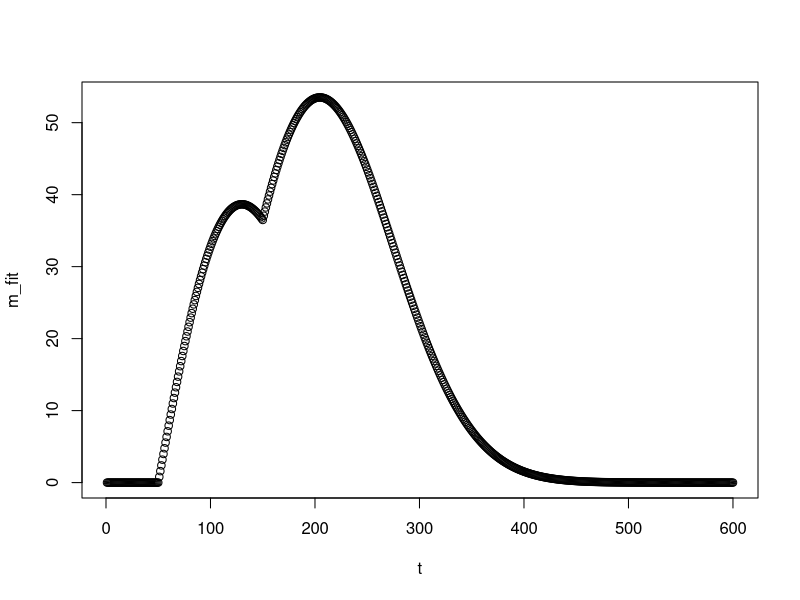

The R script that drew this image:
Gm = function(t) {
  b = 80
  k = 5100
  p = -(t ^ 2) / (2 * b ^ 2)
  return(k * t / (b * b) * exp(p))
}

Gin_At_m = function(t, tm)
{
  u = 0
  if (t > tm)
  {
    u = 1
  }
  return(u * Gm(t - tm))
}

Gin = function(t) {
  
  first_stage = Gin_At_m(t, 50)
  second_stage = Gin_At_m(t, 150)
  third_stage = Gin_At_m(t, 900)
  
  return(first_stage + second_stage + third_stage)
}

t = rep(0,600)
m_fit = rep(0, 600)
for (i in 1:600) {
  t[i] = i
  m_fit[i] = Gin(i)
}

plot(t, m_fit)